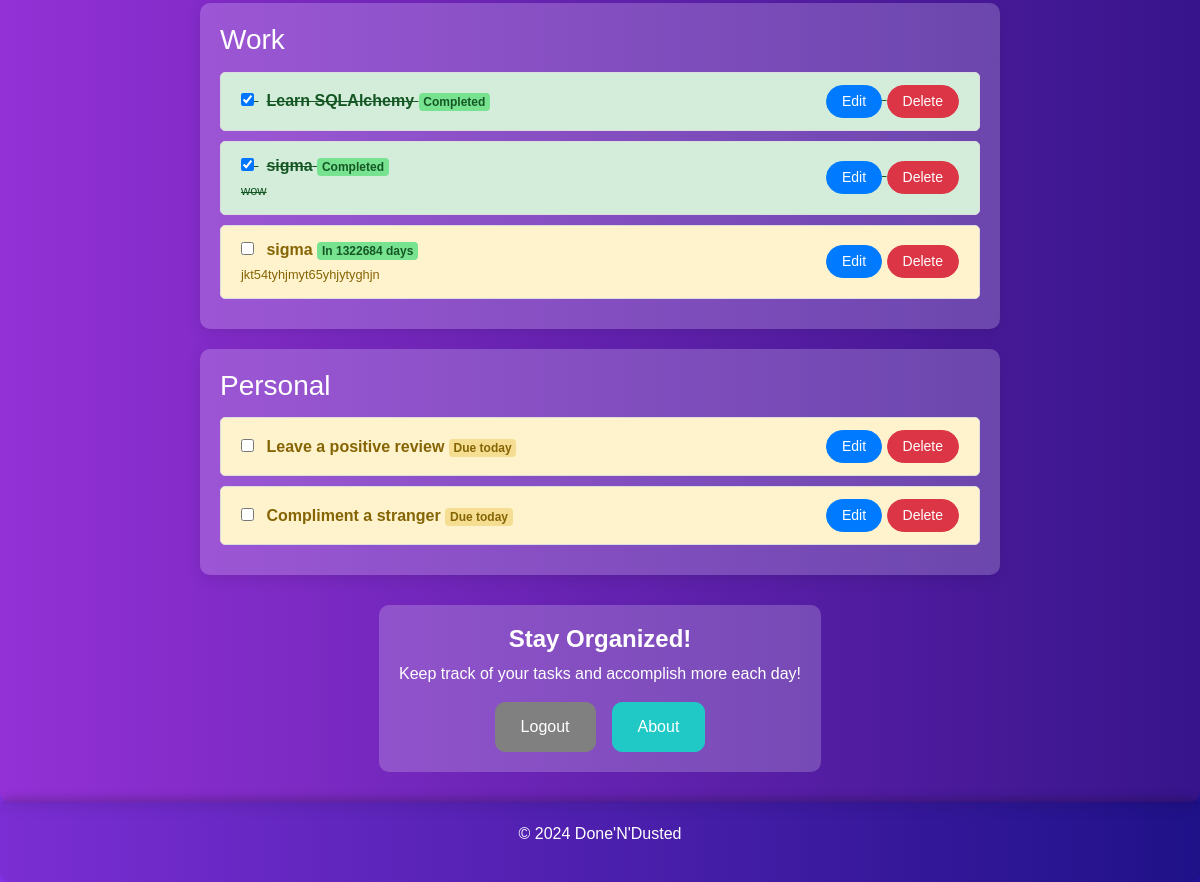
The page /dashboard (signed in, lower part) on the database as committed earlier.
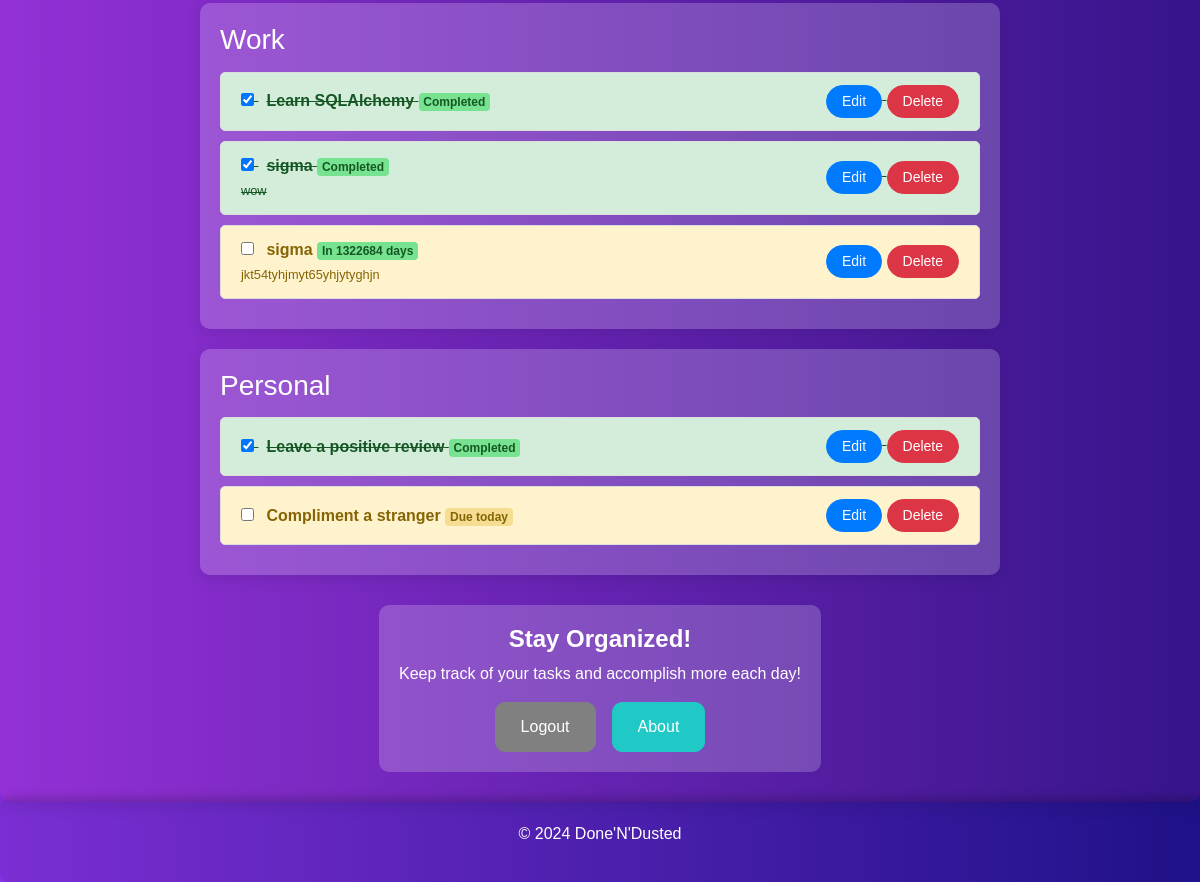
The same page on the database as committed later.
### setup_db.py (models this page shows)
class Category(Base):
    __tablename__ = 'categories'
    id = Column(Integer, primary_key=True)
    name = Column(String, unique=True, nullable=False)
    tasks = relationship('Task', back_populates='category')

class Task(Base):
    __tablename__ = 'tasks'
    id = Column(Integer, primary_key=True)
    description = Column(String, nullable=False)
    brief_description = Column(String, nullable=True)  # Add brief_description column
    completed = Column(Boolean, default=False)
    due_date = Column(Date, nullable=True)  # Add due_date column
    user_id = Column(Integer, ForeignKey('users.id'), nullable=False)
    user = relationship('User', back_populates='todos')
    category_id = Column(Integer, ForeignKey('categories.id'), nullable=True)
    category = relationship('Category', back_populates='tasks')

### app.py (the view)
@app.route('/dashboard')
def dashboard():
    if "user_id" not in session:
        flash("Please log in to access the dashboard.", "warning")
        return redirect(url_for('login', next=request.url))  # Pass original URL in `next`
    tasks = db_session.query(Task).filter_by(user_id=session['user_id']).all()
    categories = db_session.query(Category).all()
    tasks_with_time_remaining = []
    today = datetime.now().date()
    for task in tasks:
        if task.due_date:
            delta = task.due_date - today
            if delta.days > 0:
                badge_class = "badge-upcoming"
                badge_text = f"In {delta.days} day{'s' if delta.days != 1 else ''}"
                is_overdue = False
                is_due_today = False
            elif delta.days == 0:
                badge_class = "badge-due-today"
                badge_text = "Due today"
                is_overdue = False
                is_due_today = True
            else:
                badge_class = "badge-overdue"
                badge_text = f"Overdue by {abs(delta.days)} day{'s' if abs(delta.days) != 1 else ''}"
                is_overdue = True
                is_due_today = False
        else:
            badge_class = "badge-no-due"
            badge_text = "No due date"
            is_overdue = False
            is_due_today = False
        if task.completed:
            badge_class = "badge-completed"
            badge_text = "Completed"
        tasks_with_time_remaining.append({
            'id': task.id,
            'description': task.description,
            'due_date': task.due_date,
            'badge_class': badge_class,
            'badge_text': badge_text,
            'is_overdue': is_overdue,
            'is_due_today': is_due_today,
            'completed': task.completed,
            'category_id': task.category_id,
            'brief_description': task.brief_description
        })
    return render_template('dashboard.html', tasks=tasks_with_time_remaining, categories=categories, current_date=today)

### app.py (called while the page is built)
@app.context_processor
def inject_favicon():
    return dict(favicon_url=url_for('static', filename='img/favicon.ico'))

### templates/dashboard.html (shortened to what this page needs)
<!DOCTYPE html>
<html lang="en">
<head>
    <link rel="stylesheet" href="https://stackpath.bootstrapcdn.com/bootstrap/4.5.2/css/bootstrap.min.css">
</head>
<body>
    <div class="container">
        {% for category in categories %}
        <div class="category-binder">
            <h3>{{ category.name }}</h3>
            <ul class="list-group">
                {% for task in tasks if task.category_id == category.id %}
                <li class="list-group-item d-flex justify-content-between align-items-center {% if task.completed %}completed{% else %}pending{% endif %} {% if task.is_overdue and not task.completed %}overdue-task{% endif %}" data-task-id="{{ task.id }}">
                    <div>
                        <input type="checkbox" class="task-checkbox" {% if task.completed %}checked{% endif %} data-task-id="{{ task.id }}">
                        <span class="ml-2 task-title">{{ task.description }}</span>
                        <span class="badge {{ task.badge_class }}">{{ task.badge_text }}</span>
                        {% if task.brief_description %}
                        <br>
                        <small class="task-brief-description">{{ task.brief_description }}</small>
                        {% endif %}
                    </div>
                    <div>
                        <button type="button" class="btn btn-edit btn-sm edit-task" data-task-id="{{ task.id }}" data-task-description="{{ task.description }}" data-task-due-date="{{ task.due_date }}" data-task-category="{{ task.category_id }}" data-task-brief-description="{{ task.brief_description }}">Edit</button>
                        <button type="button" class="btn btn-danger btn-sm delete-task">Delete</button>
                    </div>
                </li>
                {% endfor %}
            </ul>
        </div>
        {% endfor %}
        <div class="call-to-action">
            <h2>Stay Organized!</h2>
            <p>Keep track of your tasks and accomplish more each day!</p>
            <div class="d-flex justify-content-center">
                <a href="{{ url_for('logout') }}" class="btn btn-logout mr-3">Logout</a>
                <a href="{{ url_for('calendar') }}" class="btn btn-primary">About</a>
            </div>
        </div>
    </div>
    <footer>
        <p>&copy; 2024 Done'N'Dusted</p>
    </footer>
</body>
</html>

### templates/dashboard.html (style rules this page uses)
html, body { height: 100%; }
body { background: linear-gradient(90deg, #8933eb, #221397); color: white; font-family: Arial, sans-serif; min-height: 100%; background-color: cover; padding-bottom: 50px; display: flex; flex-direction: column; min-height: 100vh; }
.container { background: rgba(229, 32, 32, 0.1); padding: 30px; border-radius: 10px; margin-top: 40px; box-shadow: 0px 4px 15px rgba(0, 0, 0, 0.1); flex: 1; display: flex; flex-direction: column; align-items: center; max-width: 100%; width: 100%; margin: 0 auto; }
footer { width: 100%; left: 0; right: 0; text-align: center; padding: 20px; background: rgba(0, 0, 0, 0.1); border-radius: 10px; margin-top: 40px; box-shadow: 0px -4px 10px rgba(0, 0, 0, 0.2); margin-top: auto; }
.list-group-item { background-color: rgba(255, 255, 255, 0.1); border: 1px solid rgba(255, 255, 255, 0.1); color: #333; margin-bottom: 10px; border-radius: 5px; font-size: 16px; display: flex; justify-content: space-between; align-items: center; transition: transform 0.3s; }
.list-group-item.completed { text-decoration: line-through; background-color: rgba(255, 255, 255, 0.1); color: #155724; }
.list-group-item.pending { background-color: #fff3cd; color: #856404; }
.btn-primary { border-radius: 10px; padding: 12px 25px; background-color: #20c9c6; border-color: #20c9c6; transition: background-color 0.3s; height: 50px; }
.btn-danger { border-radius: 20px; padding: 5px 15px; }
.btn-edit { border-radius: 20px; padding: 5px 15px; background-color: #007bff; border-color: #007bff; color: white; }
.call-to-action { background: rgba(255, 253, 253, 0.2); padding: 20px; border-radius: 10px; margin-top: 30px; text-align: center; }
.call-to-action h2 { font-size: 24px; font-weight: bold; color: #ffffff; }
.call-to-action p { color: #ffffff; }
.btn-logout { background-color: #808080; border-color: #808080; color: white; padding: 12px 25px; border-radius: 10px; transition: background-color 0.3s; height: 50px; }
.category-binder { background: rgba(255, 255, 255, 0.2); padding: 20px; border-radius: 10px; margin-top: 20px; box-shadow: 0px 4px 15px rgba(0, 0, 0, 0.1); max-width: 800px; width: 100%; }
.category-binder h3 { color: #ffffff; margin-bottom: 15px; }
.category-binder .list-group-item { background-color: #f8f9fa; border: 1px solid #ddd; color: #333; margin-bottom: 10px; border-radius: 5px; font-size: 16px; display: flex; justify-content: space-between; align-items: center; transition: transform 0.3s; width: auto; }
.category-binder .list-group-item.completed { text-decoration: line-through; background-color: #d4edda; color: #155724; }
.category-binder .list-group-item.pending { background-color: #fff3cd; color: #856404; }
.badge-due-today { background-color: #f5de92; color: #856404; }
.badge-upcoming { background-color: #77e390; color: #155724; }
.task-title { font-weight: bold; }
.badge-completed { background-color: #77e390; color: #155724; }
.btn-primary { background-color: #20c9c6; border-color: #20c9c6; }
.list-group { width: 100%; }

Rows that differ between the two databases and show on the page:
changed Task "Leave a positive review": completed "☐" → "☑"; badge_text "Due today" → "Completed"
